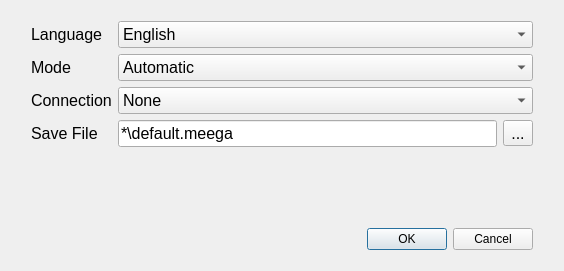
<?xml version="1.0" encoding="UTF-8"?>
<ui version="4.0">
 <class>StartDialog</class>
 <widget class="QDialog" name="StartDialog">
  <property name="windowModality">
   <enum>Qt::WindowModality::ApplicationModal</enum>
  </property>
  <property name="enabled">
   <bool>true</bool>
  </property>
  <property name="geometry">
   <rect>
    <x>0</x>
    <y>0</y>
    <width>564</width>
    <height>271</height>
   </rect>
  </property>
  <property name="sizePolicy">
   <sizepolicy hsizetype="Fixed" vsizetype="Fixed">
    <horstretch>0</horstretch>
    <verstretch>0</verstretch>
   </sizepolicy>
  </property>
  <property name="font">
   <font>
    <pointsize>12</pointsize>
   </font>
  </property>
  <property name="windowTitle">
   <string>Groundstation Start</string>
  </property>
  <property name="locale">
   <locale language="English" country="Germany"/>
  </property>
  <property name="sizeGripEnabled">
   <bool>false</bool>
  </property>
  <property name="modal">
   <bool>true</bool>
  </property>
  <layout class="QGridLayout" name="gridLayout">
   <item row="4" column="1">
    <spacer name="verticalSpacer_2">
     <property name="orientation">
      <enum>Qt::Orientation::Vertical</enum>
     </property>
     <property name="sizeType">
      <enum>QSizePolicy::Policy::Minimum</enum>
     </property>
     <property name="sizeHint" stdset="0">
      <size>
       <width>20</width>
       <height>10</height>
      </size>
     </property>
    </spacer>
   </item>
   <item row="0" column="1">
    <spacer name="verticalSpacer_3">
     <property name="orientation">
      <enum>Qt::Orientation::Vertical</enum>
     </property>
     <property name="sizeType">
      <enum>QSizePolicy::Policy::Minimum</enum>
     </property>
     <property name="sizeHint" stdset="0">
      <size>
       <width>20</width>
       <height>10</height>
      </size>
     </property>
    </spacer>
   </item>
   <item row="3" column="0">
    <spacer name="horizontalSpacer_2">
     <property name="orientation">
      <enum>Qt::Orientation::Horizontal</enum>
     </property>
     <property name="sizeType">
      <enum>QSizePolicy::Policy::Minimum</enum>
     </property>
     <property name="sizeHint" stdset="0">
      <size>
       <width>20</width>
       <height>20</height>
      </size>
     </property>
    </spacer>
   </item>
   <item row="3" column="1">
    <layout class="QHBoxLayout" name="horizontalLayout">
     <item>
      <widget class="QDialogButtonBox" name="buttonBox">
       <property name="sizePolicy">
        <sizepolicy hsizetype="Expanding" vsizetype="Fixed">
         <horstretch>0</horstretch>
         <verstretch>0</verstretch>
        </sizepolicy>
       </property>
       <property name="font">
        <font>
         <pointsize>9</pointsize>
        </font>
       </property>
       <property name="locale">
        <locale language="English" country="Germany"/>
       </property>
       <property name="orientation">
        <enum>Qt::Orientation::Horizontal</enum>
       </property>
       <property name="standardButtons">
        <set>QDialogButtonBox::StandardButton::Cancel|QDialogButtonBox::StandardButton::Ok</set>
       </property>
       <property name="centerButtons">
        <bool>false</bool>
       </property>
      </widget>
     </item>
    </layout>
   </item>
   <item row="2" column="1">
    <spacer name="verticalSpacer">
     <property name="orientation">
      <enum>Qt::Orientation::Vertical</enum>
     </property>
     <property name="sizeType">
      <enum>QSizePolicy::Policy::Expanding</enum>
     </property>
     <property name="sizeHint" stdset="0">
      <size>
       <width>20</width>
       <height>20</height>
      </size>
     </property>
    </spacer>
   </item>
   <item row="3" column="2">
    <spacer name="horizontalSpacer">
     <property name="orientation">
      <enum>Qt::Orientation::Horizontal</enum>
     </property>
     <property name="sizeType">
      <enum>QSizePolicy::Policy::Minimum</enum>
     </property>
     <property name="sizeHint" stdset="0">
      <size>
       <width>20</width>
       <height>20</height>
      </size>
     </property>
    </spacer>
   </item>
   <item row="1" column="1">
    <layout class="QFormLayout" name="formLayout">
     <item row="1" column="0">
      <widget class="QLabel" name="modeLabel">
       <property name="text">
        <string>Mode</string>
       </property>
      </widget>
     </item>
     <item row="1" column="1">
      <widget class="QComboBox" name="modeComboBox">
       <item>
        <property name="text">
         <string>Automatic</string>
        </property>
       </item>
       <item>
        <property name="text">
         <string>Testing</string>
        </property>
       </item>
       <item>
        <property name="text">
         <string>Recording</string>
        </property>
       </item>
       <item>
        <property name="text">
         <string>Replaying</string>
        </property>
       </item>
      </widget>
     </item>
     <item row="2" column="0">
      <widget class="QLabel" name="connectionLabel">
       <property name="text">
        <string>Connection</string>
       </property>
      </widget>
     </item>
     <item row="2" column="1">
      <widget class="QComboBox" name="connectionComboBox">
       <property name="enabled">
        <bool>true</bool>
       </property>
       <property name="editable">
        <bool>false</bool>
       </property>
       <property name="currentIndex">
        <number>3</number>
       </property>
       <property name="frame">
        <bool>true</bool>
       </property>
       <property name="modelColumn">
        <number>0</number>
       </property>
       <item>
        <property name="text">
         <string>Automatic</string>
        </property>
       </item>
       <item>
        <property name="text">
         <string>Try Once</string>
        </property>
       </item>
       <item>
        <property name="text">
         <string>Manual</string>
        </property>
       </item>
       <item>
        <property name="text">
         <string>None</string>
        </property>
       </item>
      </widget>
     </item>
     <item row="3" column="0">
      <widget class="QLabel" name="saveFileLabel">
       <property name="text">
        <string>Save File</string>
       </property>
      </widget>
     </item>
     <item row="3" column="1">
      <layout class="QHBoxLayout" name="horizontalLayout_3">
       <item>
        <widget class="QLineEdit" name="saveFileEdit">
         <property name="text">
          <string>*\default.meega</string>
         </property>
        </widget>
       </item>
       <item>
        <widget class="QToolButton" name="saveFileButton">
         <property name="text">
          <string>...</string>
         </property>
         <property name="arrowType">
          <enum>Qt::ArrowType::NoArrow</enum>
         </property>
        </widget>
       </item>
      </layout>
     </item>
     <item row="0" column="0">
      <widget class="QLabel" name="languageLabel">
       <property name="text">
        <string>Language</string>
       </property>
      </widget>
     </item>
     <item row="0" column="1">
      <widget class="QComboBox" name="languageComboBox">
       <item>
        <property name="text">
         <string notr="true">English</string>
        </property>
       </item>
       <item>
        <property name="text">
         <string notr="true">Deutsch</string>
        </property>
       </item>
      </widget>
     </item>
    </layout>
   </item>
  </layout>
 </widget>
 <resources/>
 <connections>
  <connection>
   <sender>buttonBox</sender>
   <signal>rejected()</signal>
   <receiver>StartDialog</receiver>
   <slot>reject()</slot>
   <hints>
    <hint type="sourcelabel">
     <x>316</x>
     <y>260</y>
    </hint>
    <hint type="destinationlabel">
     <x>286</x>
     <y>274</y>
    </hint>
   </hints>
  </connection>
  <connection>
   <sender>buttonBox</sender>
   <signal>accepted()</signal>
   <receiver>StartDialog</receiver>
   <slot>accept()</slot>
   <hints>
    <hint type="sourcelabel">
     <x>248</x>
     <y>254</y>
    </hint>
    <hint type="destinationlabel">
     <x>157</x>
     <y>274</y>
    </hint>
   </hints>
  </connection>
 </connections>
</ui>
